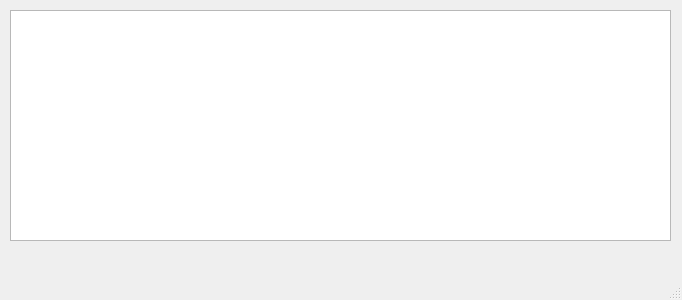
<?xml version="1.0" encoding="UTF-8"?>
<ui version="4.0">
 <class>Coffee</class>
 <widget class="QMainWindow" name="Coffee">
  <property name="geometry">
   <rect>
    <x>0</x>
    <y>0</y>
    <width>682</width>
    <height>300</height>
   </rect>
  </property>
  <property name="windowTitle">
   <string>MainWindow</string>
  </property>
  <widget class="QWidget" name="centralwidget">
   <widget class="QTableWidget" name="table">
    <property name="geometry">
     <rect>
      <x>10</x>
      <y>10</y>
      <width>661</width>
      <height>231</height>
     </rect>
    </property>
   </widget>
  </widget>
  <widget class="QMenuBar" name="menubar">
   <property name="geometry">
    <rect>
     <x>0</x>
     <y>0</y>
     <width>682</width>
     <height>22</height>
    </rect>
   </property>
  </widget>
  <widget class="QStatusBar" name="statusbar"/>
 </widget>
 <resources/>
 <connections/>
</ui>
